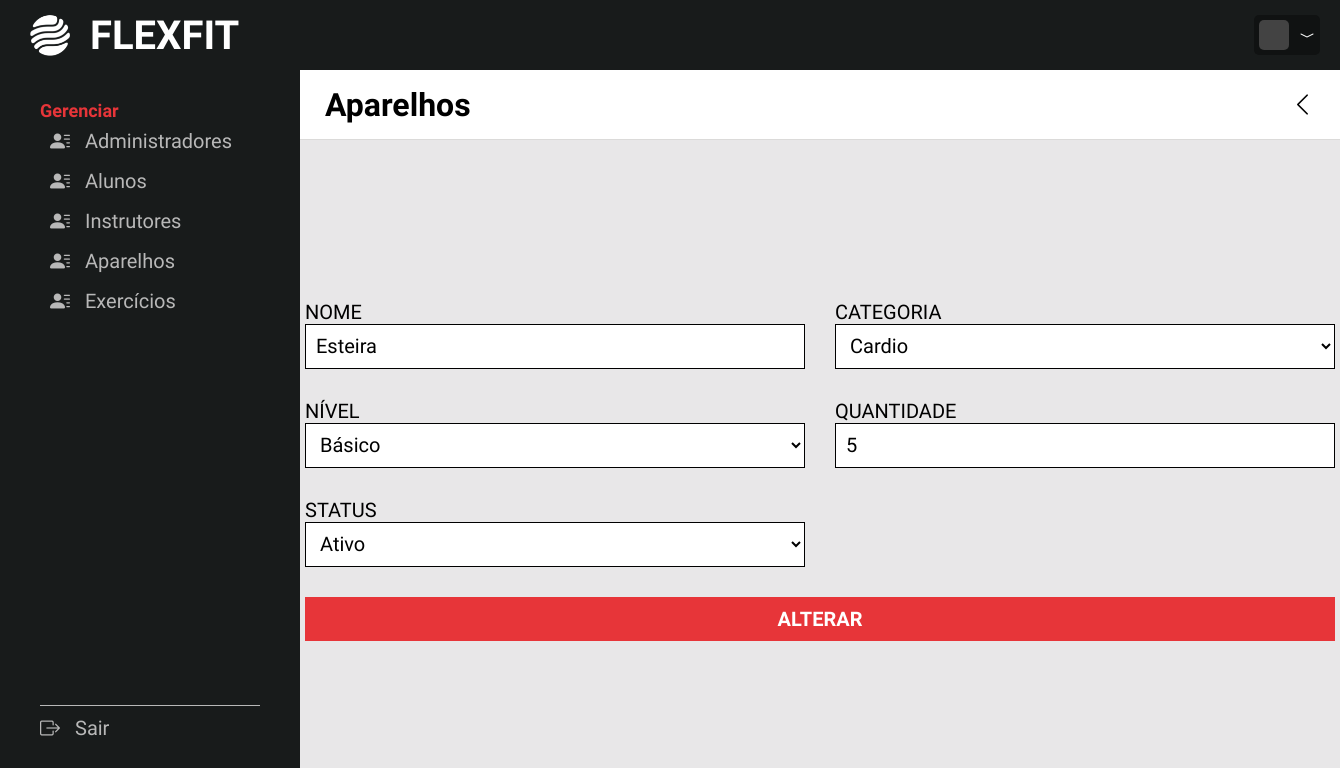
The page /adm/alteraaparelho.php?id=1 on the database its author committed.
### tables this page shows
CREATE TABLE aparelhos(
    apa_id INT NOT NULL AUTO_INCREMENT PRIMARY KEY,
    apa_nome VARCHAR(30) NOT NULL,
    apa_categoria ENUM('Cardio', 'Abdômen e Lombar', 'Superiores', 'Inferiores' ),
    apa_nivel ENUM('Básico', 'Intermediário', 'Avançado') NOT NULL,
    apa_quantidade INT NOT NULL,
    apa_status CHAR(1)
);

### adm/alteraaparelho.php (the view, shortened to what this page needs)
<?php
include ('backnav.php');
$id = $_GET['id'];
$sql = "SELECT * FROM aparelhos WHERE apa_id = $id;";
$return = mysqli_query($link, $sql);
while($tbl = mysqli_fetch_array($return)){
    $nome = $tbl['apa_nome'];
    $categoria = $tbl['apa_categoria'];
    $nivel = $tbl['apa_nivel'];
    $quantidade = $tbl['apa_quantidade'];
}
?>
<!DOCTYPE html>
<html lang="pt-br">
<head>
    <link rel="stylesheet" href="../css/style.css">
    <link rel="stylesheet" href="https://cdn.jsdelivr.net/npm/bootstrap-icons@1.11.3/font/bootstrap-icons.min.css">
</head>
<body>
    <main class="main-novo aluno">
        <header class="lista-header">
            <div class="right">
                <h3>Aparelhos</h3>
            </div>
            <div class="left">
                <a href="listaaparelhos.php"><i class="bi bi-chevron-left"></i></a>
            </div>
        </header>
        <div class="cadastra-container">
            <form action="alteraaparelho.php" method="post" class="cadastra-form">
                <div class="input-box">
                    <label>Nome</label>
                    <input type="text" name="nome" value="<?=$nome?>" required>
                </div>
                <div class="input-box">
                    <label>Categoria</label>
                    <select name="categoria">
                        <option value="<?=$categoria?>"><?=$categoria?></option>
                    </select>
                </div>
                <div class="input-box">
                    <label>Nível</label>
                    <select name="nivel">
                        <option value="<?=$nivel?>"><?=$nivel?></option>
                    </select>
                </div>
                <div class="input-box">
                    <label>Quantidade</label>
                    <input type="number" name="quantidade" value="<?=$quantidade?>" required>
                </div>
                <div class="input-box">
                    <label>Status</label>
                    <select name="status" required>
                        <option value="s">Ativo</option>
                    </select>
                </div>
                <button class="cadastrar-btn" type="submit" name="submit">Alterar</button>
            </form>
        </div>
    </main>
</body>
</html>

### css/style.css (style rules this page uses)
* { font-family: "Saira Condensed", sans-serif; margin: 0; padding: 0; text-decoration: none; box-sizing: border-box; list-style: none; scroll-behavior: smooth; }
body { background-color: #E8E7E8; }
.main-novo { width: calc(100% - 300px); height: calc(100vh - 70px); float: right; display: grid; grid-template-rows: 70px 1fr; }
.main-novo .lista-header { background-color: #FFF; padding: 0 25px; display: flex; align-items: center; justify-content: space-between; border-bottom: 1px solid #dbdad9; }
.main-novo .lista-header h3 { font-size: 32px; font-weight: 600; }
.main-novo .lista-header a { color: #000; }
.main-novo .lista-header i { font-size: 25px; }
.main-novo .cadastra-container { display: flex; justify-content: center; align-items: center; }
.main-novo .cadastra-container .cadastra-form { display: flex; flex-direction: column; align-items: center; gap: 30px; }
.main-novo .cadastra-container .cadastra-form .input-box { width: 500px; display: flex; flex-direction: column; font-size: 20px; text-transform: uppercase; }
.main-novo .cadastra-container .cadastra-form .input-box input { border: none; background-color: #FFF; border: 1px solid #000; border-radius: 0; height: 45px; padding: 10px; outline: none; font-size: 20px; }
.main-novo .cadastra-container .cadastra-form .input-box select { background-color: #FFF; border: 1px solid #000; height: 45px; padding: 0 10px; outline: none; font-size: 20px; }
.main-novo .cadastra-container .cadastra-form .cadastrar-btn { background-color: #E73539; border: none; font-size: 20px; width: 100%; font-weight: bold; text-transform: uppercase; padding: 10px 15px; color: #FFF; cursor: pointer; }
.main-novo.aluno .cadastra-container .cadastra-form { display: grid; grid-template-columns: 1fr 1fr; }
.main-novo.aluno .cadastra-container .cadastra-form .cadastrar-btn { grid-column: span 2; }

### rows shown on the page
aparelhos: nome "Esteira", categoria "Cardio", nivel "Básico", quantidade "5"
